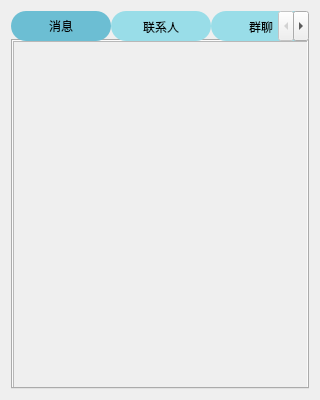
<?xml version="1.0" encoding="UTF-8"?>
<ui version="4.0">
 <class>InformationWidget</class>
 <widget class="QWidget" name="InformationWidget">
  <property name="geometry">
   <rect>
    <x>0</x>
    <y>0</y>
    <width>320</width>
    <height>400</height>
   </rect>
  </property>
  <property name="sizePolicy">
   <sizepolicy hsizetype="Preferred" vsizetype="Expanding">
    <horstretch>0</horstretch>
    <verstretch>0</verstretch>
   </sizepolicy>
  </property>
  <property name="windowTitle">
   <string>Form</string>
  </property>
  <property name="styleSheet">
   <string notr="true"/>
  </property>
  <layout class="QVBoxLayout" name="verticalLayout">
   <item>
    <widget class="QTabWidget" name="tabWidget">
     <property name="sizePolicy">
      <sizepolicy hsizetype="Expanding" vsizetype="Expanding">
       <horstretch>0</horstretch>
       <verstretch>0</verstretch>
      </sizepolicy>
     </property>
     <property name="cursor">
      <cursorShape>PointingHandCursor</cursorShape>
     </property>
     <property name="styleSheet">
      <string notr="true">QTabBar::tab {  
    min-width: 100px;  
    max-width: 100px;   
    min-height: 30px;  
    max-height: 30px;  
    border-radius: 15px;  
    background-color: #99dde8; /* 可选：设置背景颜色 */  
}  

QTabBar::tab:selected {  
    background-color: #6cbed3; /* 可选：选中时的背景颜色 */  
}  
</string>
     </property>
     <property name="currentIndex">
      <number>0</number>
     </property>
     <widget class="QWidget" name="info">
      <attribute name="title">
       <string>消息</string>
      </attribute>
      <widget class="QScrollArea" name="infosr">
       <property name="geometry">
        <rect>
         <x>0</x>
         <y>0</y>
         <width>301</width>
         <height>351</height>
        </rect>
       </property>
       <property name="widgetResizable">
        <bool>true</bool>
       </property>
       <widget class="QWidget" name="infoctn">
        <property name="geometry">
         <rect>
          <x>0</x>
          <y>0</y>
          <width>299</width>
          <height>349</height>
         </rect>
        </property>
       </widget>
      </widget>
     </widget>
     <widget class="QWidget" name="friends">
      <attribute name="title">
       <string>联系人</string>
      </attribute>
      <widget class="QScrollArea" name="friendssr">
       <property name="geometry">
        <rect>
         <x>0</x>
         <y>0</y>
         <width>301</width>
         <height>351</height>
        </rect>
       </property>
       <property name="widgetResizable">
        <bool>true</bool>
       </property>
       <widget class="QWidget" name="frdctn">
        <property name="geometry">
         <rect>
          <x>0</x>
          <y>0</y>
          <width>299</width>
          <height>349</height>
         </rect>
        </property>
       </widget>
      </widget>
     </widget>
     <widget class="QWidget" name="group">
      <attribute name="title">
       <string>群聊</string>
      </attribute>
      <widget class="QScrollArea" name="groupsr">
       <property name="geometry">
        <rect>
         <x>0</x>
         <y>0</y>
         <width>301</width>
         <height>351</height>
        </rect>
       </property>
       <property name="widgetResizable">
        <bool>true</bool>
       </property>
       <widget class="QWidget" name="grpctn">
        <property name="geometry">
         <rect>
          <x>0</x>
          <y>0</y>
          <width>299</width>
          <height>349</height>
         </rect>
        </property>
       </widget>
      </widget>
     </widget>
    </widget>
   </item>
  </layout>
 </widget>
 <resources/>
 <connections/>
</ui>
